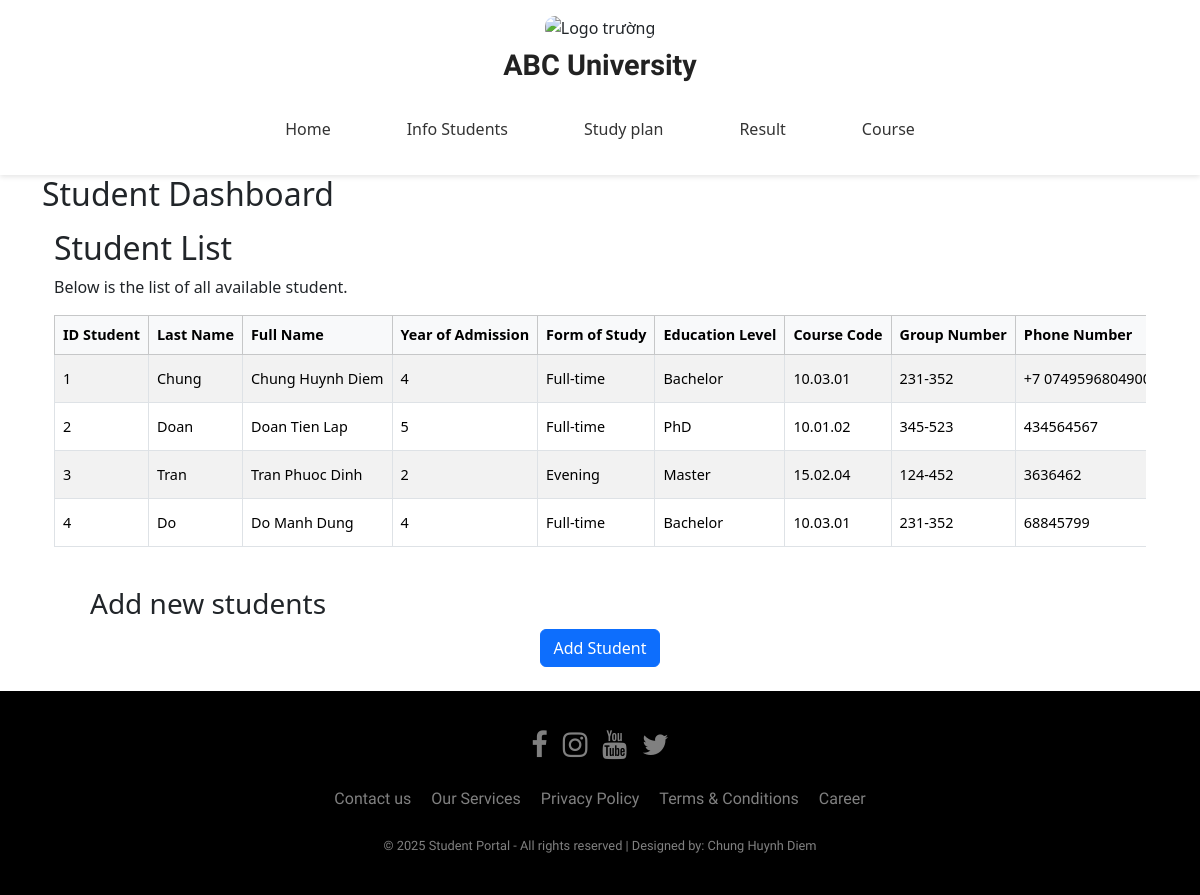
/students, run on the app's committed database.
### app/models.py (models this page shows)
class Student(db.Model):
    id_student = db.Column(db.Integer, primary_key=True)
    last_name = db.Column(db.String(50), nullable=False)
    full_name = db.Column(db.String(100), nullable=False)
    year_of_admission = db.Column(db.Integer, nullable=False)
    form_of_study = db.Column(db.String(20))  # ví dụ: "Full-time", "Part-time"
    education_level = db.Column(db.String(50))
    course_code = db.Column(db.String(20))
    group_number = db.Column(db.String(10))
    number_phone = db.Column(db.String(20))
    email = db.Column(db.String(120), unique=True)

### app/app.py (the view)
@app.route("/students")
def students():
    all_students = Student.query.all()
    return render_template("students.html", students = all_students)

### app/templates/students.html (shortened to what this page needs)
{% extends "base.html" %}
{% block content %}
{% block css %}
    <link rel="stylesheet" href="{{ url_for('static', filename='css/students.css') }}">
{% endblock %}
<h2>Student Dashboard</h2>
<div class="container mt-3">
    <h2>Student List</h2>
    <p>Below is the list of all available student.</p>
 <div class="table-responsive">
    <table class="table table-striped table-bordered align-middle">
        <thead class="table-light">
            <tr>
                <th>ID Student</th>
                <th>Last Name</th>
                <th>Full Name</th>
                <th>Year of Admission</th>
                <th>Form of Study</th>
                <th>Education Level</th>
                <th>Course Code</th>
                <th>Group Number</th>
                <th>Phone Number</th>
            </tr>
        </thead>
        <tbody id="studentsTableBody">
            {% for student in students %}
            <tr>
                <td>{{ student.id_student }}</td>
                <td>{{ student.last_name }}</td>
                <td>{{ student.full_name }}</td>
                <td>{{ student.year_of_admission }}</td>
                <td>{{ student.form_of_study }}</td>
                <td>{{ student.education_level }}</td>
                <td>{{ student.course_code }}</td>
                <td>{{ student.group_number }}</td>
                <td>{{ student.number_phone }}</td>
            </tr>
            {% endfor %}
        </tbody>
    </table>
</div>
    <div class="m-4">
        <div class="container mt-3">
            <h3>Add new students</h3>
            <button type="button" class="btn btn-primary mx-auto d-block" data-bs-toggle="modal"
                data-bs-target="#add_student">
                Add Student
            </button>
        </div>
    </div>
</div>
{% endblock %}

### app/templates/base.html (shortened to what this page needs)
<!DOCTYPE html>
<html lang="vi">
  <head>
    <link
      rel="stylesheet"
      href="{{ url_for('static', filename='css/style.css') }}"
    />
    <link
      href="https://cdn.jsdelivr.net/npm/bootstrap@5.3.2/dist/css/bootstrap.min.css"
      rel="stylesheet"
    />
    <link
      rel="stylesheet"
      href="https://cdnjs.cloudflare.com/ajax/libs/font-awesome/4.7.0/css/font-awesome.min.css"
    />
    {% block css %}{% endblock %}
  </head>
  <body>
    <header class="site-header bg-white text-dark py-3">
      <div class="container text-center">
        <img
          src="{{ url_for('static', filename='img/logo.jpg') }}"
          alt="Logo trường"
          class="school-logo mb-2"
          style="height: 80px"
        />
        <h1 class="school-name mb-3" style="font-size: 1.8rem">
          ABC University
        </h1>
        <nav class="navbar navbar-expand-lg navbar-light bg-white">
          <div class="container-fluid justify-content-center">
            <div
              class="collapse navbar-collapse justify-content-center"
              id="navbarNav"
            >
              <ul class="navbar-nav">
                <li class="nav-item">
                  <a class="nav-link" href="{{ url_for('home') }}">Home</a>
                </li>
                <li class="nav-item">
                  <a class="nav-link" href="{{ url_for('students') }}"
                    >Info Students</a
                  >
                </li>
                <li class="nav-item">
                  <a class="nav-link" href="{{ url_for('study_plan') }}"
                    >Study plan</a
                  >
                </li>
                <li class="nav-item">
                  <a class="nav-link" href="{{ url_for('grades') }}">Result</a>
                </li>
                <li class="nav-item">
                  <a class="nav-link" href="{{ url_for('course') }}">Course</a>
                </li>
              </ul>
            </div>
          </div>
        </nav>
      </div>
    </header>
    <div class="container">
      {% block content %}{% endblock %}
    </div>
<footer>
  <div class="footer">
    <div class="social-icons">
      <a href="#"><i class="fa fa-facebook"></i></a>
      <a href="#"><i class="fa fa-instagram"></i></a>
      <a href="#"><i class="fa fa-youtube"></i></a>
      <a href="#"><i class="fa fa-twitter"></i></a>
    </div>
    <div class="footer-links">
      <ul>
        <li><a href="#">Contact us</a></li>
        <li><a href="#">Our Services</a></li>
        <li><a href="#">Privacy Policy</a></li>
        <li><a href="#">Terms & Conditions</a></li>
        <li><a href="#">Career</a></li>
      </ul>
    </div>
    <div class="footer-copy">
      &copy; 2025 Student Portal - All rights reserved | Designed by: Chung Huynh Diem
    </div>
  </div>
</footer>
  </body>
</html>

### app/static/css/style.css (style rules this page uses)
.site-header { background-color: #fff; color: #333; padding: 20px 0; box-shadow: 0 2px 5px rgba(0,0,0,0.1); position: relative; z-index: 1000; }
.school-logo { height: 80px; border-radius: 10px; object-fit: contain; margin-bottom: 10px; transition: transform 0.3s; }
.school-name { font-family: 'Play', sans-serif; font-weight: 700; font-size: 1.8rem; margin-bottom: 15px; color: #222; }
.navbar { padding: 0; }
.navbar-nav { display: flex; justify-content: center; gap: 30px; flex-wrap: wrap; }
.navbar-nav .nav-item .nav-link { color: #333; font-weight: 500; transition: 0.3s; padding: 10px 15px; border-radius: 5px; }
.school-logo { max-height: 80px; }
.school-name { font-weight: 600; }
.navbar-nav .nav-link { margin: 0 15px; font-weight: 500; }
.footer { background: #000; padding: 40px 20px; font-family: 'Play', sans-serif; text-align: center; color: gray; }
.footer a { text-decoration: none; color: gray; transition: 0.3s; }
.social-icons { display: flex; justify-content: center; gap: 15px; margin-bottom: 20px; }
.social-icons a i { font-size: 1.8em; transition: 0.3s; }
.footer-links ul { list-style: none; padding: 0; margin: 0 0 20px 0; display: flex; justify-content: center; flex-wrap: wrap; gap: 20px; }
.footer-links ul li { margin: 5px 0; }
.footer-copy { font-size: 0.8em; color: gray; }

### app/static/css/students.css (style rules this page uses)
.table td, .table th { font-size: 0.9rem; white-space: nowrap; }

### data on the page
Student: id_student "1", last_name "Chung", full_name "Chung Huynh Diem", year_of_admission "4", form_of_study "Full-time", education_level "Bachelor", course_code "10.03.01", group_number "231-352", number_phone "+7…"
Student: id_student "2", last_name "Doan", full_name "Doan Tien Lap", year_of_admission "5", form_of_study "Full-time", education_level "PhD", course_code "10.01.02", group_number "345-523", number_phone "434564567"
Student: id_student "3", last_name "Tran", full_name "Tran Phuoc Dinh", year_of_admission "2", form_of_study "Evening", education_level "Master", course_code "15.02.04", group_number "124-452", number_phone "3636462"
Student: id_student "4", last_name "Do", full_name "Do Manh Dung", year_of_admission "4", form_of_study "Full-time", education_level "Bachelor", course_code "10.03.01", group_number "231-352", number_phone "68845799"
